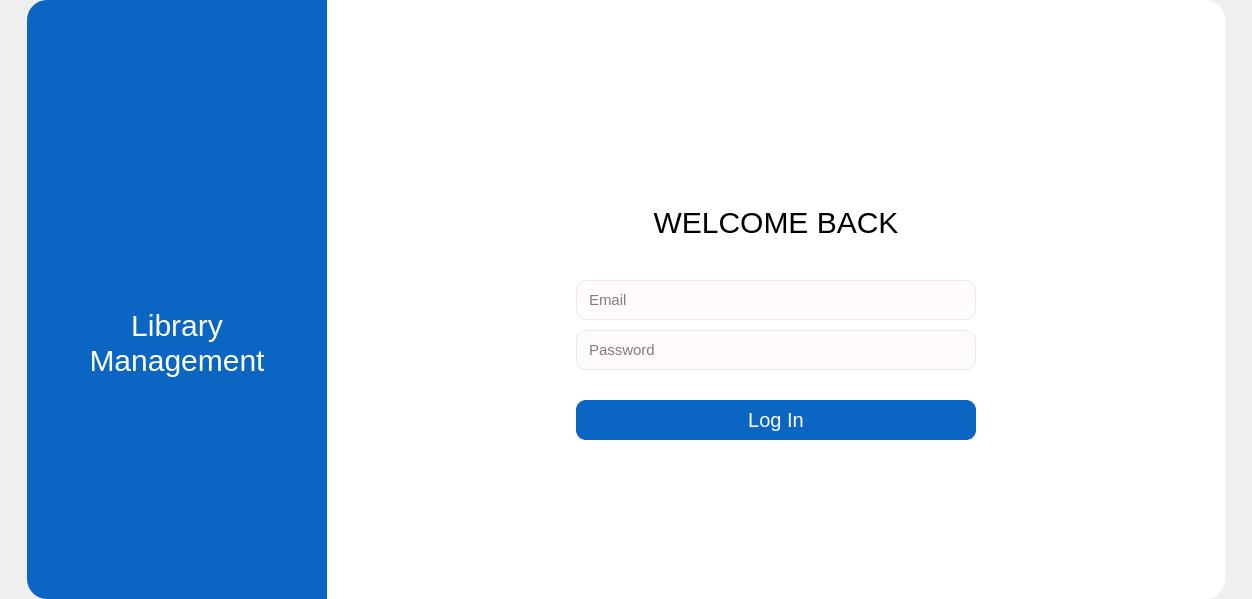
<?xml version="1.0" encoding="UTF-8"?>
<ui version="4.0">
 <class>MainWindow</class>
 <widget class="QMainWindow" name="MainWindow">
  <property name="geometry">
   <rect>
    <x>0</x>
    <y>0</y>
    <width>1252</width>
    <height>599</height>
   </rect>
  </property>
  <property name="windowTitle">
   <string>MainWindow</string>
  </property>
  <property name="styleSheet">
   <string notr="true">/*Set style for Title widget*/
#widgetTitle {
	background-color: #0A66C2;
	border-top-left-radius: 20px;
	border-bottom-left-radius: 20px;
}

#label_2, #label_3 {
	color: rgb(255, 255, 255);
	font-family: &quot;Righteous&quot;;
	font-size: 30px;
}

/*Set style for Log In widget*/
#widgetLogIn {
	background-color: rgb(255, 255, 255);
	border-top-right-radius: 20px;
	border-bottom-right-radius: 20px;
}

#label_4 {
	color: rgb(0, 0, 0);
	font-family: &quot;Neue Einstellung SemiBold&quot;;
	font-size: 30px;
}

#lblAccountInvalid {
	color: rgb(255, 0, 0);
	font-family: &quot;Montserrat SemiBold&quot;;
	font-size: 20px;
}

/*Set style for QLineEdit*/
#widgetLogIn QLineEdit {
	background-color: #FFFBFB;
	border: 1px solid #e5ebf0;
	border-radius: 10px;
	padding: 5px 10px;
	font-family: &quot;Montserrat Medium&quot;;
	font-size: 15px;
}

#widgetLogIn QLineEdit:focus {
	border-color: #0A66C2;
}

/*Set style for Log In button*/
#btnLogIn {
	background-color: #0A66C2;
	font-family: &quot;Montserrat SemiBold&quot;;
	font-size: 20px;
	border-radius: 10px;
	color: rgb(255, 255, 255);
}

#btnLogIn:pressed {
	padding-left: 15px;
}

#btnLogIn:hover, #btnLogIn:pressed {
	background-color: rgb(8, 88, 168);
}</string>
  </property>
  <widget class="QWidget" name="centralwidget">
   <layout class="QGridLayout" name="gridLayout">
    <property name="leftMargin">
     <number>0</number>
    </property>
    <property name="topMargin">
     <number>0</number>
    </property>
    <property name="rightMargin">
     <number>0</number>
    </property>
    <property name="bottomMargin">
     <number>0</number>
    </property>
    <property name="spacing">
     <number>0</number>
    </property>
    <item row="0" column="0">
     <spacer name="horizontalSpacer">
      <property name="orientation">
       <enum>Qt::Horizontal</enum>
      </property>
      <property name="sizeHint" stdset="0">
       <size>
        <width>24</width>
        <height>20</height>
       </size>
      </property>
     </spacer>
    </item>
    <item row="0" column="3">
     <spacer name="horizontalSpacer_2">
      <property name="orientation">
       <enum>Qt::Horizontal</enum>
      </property>
      <property name="sizeHint" stdset="0">
       <size>
        <width>24</width>
        <height>20</height>
       </size>
      </property>
     </spacer>
    </item>
    <item row="0" column="1">
     <widget class="QWidget" name="widgetTitle" native="true">
      <property name="minimumSize">
       <size>
        <width>300</width>
        <height>391</height>
       </size>
      </property>
      <property name="maximumSize">
       <size>
        <width>325</width>
        <height>605</height>
       </size>
      </property>
      <layout class="QVBoxLayout" name="verticalLayout_4">
       <item>
        <layout class="QVBoxLayout" name="verticalLayout_3">
         <item>
          <spacer name="verticalSpacer">
           <property name="orientation">
            <enum>Qt::Vertical</enum>
           </property>
           <property name="sizeHint" stdset="0">
            <size>
             <width>20</width>
             <height>103</height>
            </size>
           </property>
          </spacer>
         </item>
         <item>
          <layout class="QVBoxLayout" name="verticalLayout_2">
           <item>
            <layout class="QHBoxLayout" name="horizontalLayout">
             <item>
              <spacer name="horizontalSpacer_3">
               <property name="orientation">
                <enum>Qt::Horizontal</enum>
               </property>
               <property name="sizeHint" stdset="0">
                <size>
                 <width>40</width>
                 <height>20</height>
                </size>
               </property>
              </spacer>
             </item>
             <item>
              <widget class="QLabel" name="lblBook">
               <property name="minimumSize">
                <size>
                 <width>80</width>
                 <height>80</height>
                </size>
               </property>
               <property name="maximumSize">
                <size>
                 <width>150</width>
                 <height>150</height>
                </size>
               </property>
               <property name="text">
                <string/>
               </property>
               <property name="pixmap">
                <pixmap resource="../Ultilities/Res.qrc">:/Icon/Icon/book.png</pixmap>
               </property>
               <property name="scaledContents">
                <bool>true</bool>
               </property>
              </widget>
             </item>
             <item>
              <spacer name="horizontalSpacer_4">
               <property name="orientation">
                <enum>Qt::Horizontal</enum>
               </property>
               <property name="sizeHint" stdset="0">
                <size>
                 <width>40</width>
                 <height>20</height>
                </size>
               </property>
              </spacer>
             </item>
            </layout>
           </item>
           <item>
            <layout class="QVBoxLayout" name="verticalLayout">
             <property name="spacing">
              <number>0</number>
             </property>
             <item>
              <widget class="QLabel" name="label_2">
               <property name="text">
                <string>Library</string>
               </property>
               <property name="alignment">
                <set>Qt::AlignCenter</set>
               </property>
              </widget>
             </item>
             <item>
              <widget class="QLabel" name="label_3">
               <property name="text">
                <string>Management</string>
               </property>
               <property name="alignment">
                <set>Qt::AlignCenter</set>
               </property>
              </widget>
             </item>
            </layout>
           </item>
          </layout>
         </item>
         <item>
          <spacer name="verticalSpacer_2">
           <property name="orientation">
            <enum>Qt::Vertical</enum>
           </property>
           <property name="sizeHint" stdset="0">
            <size>
             <width>20</width>
             <height>102</height>
            </size>
           </property>
          </spacer>
         </item>
        </layout>
       </item>
      </layout>
     </widget>
    </item>
    <item row="0" column="2">
     <widget class="QWidget" name="widgetLogIn" native="true">
      <property name="minimumSize">
       <size>
        <width>898</width>
        <height>391</height>
       </size>
      </property>
      <property name="maximumSize">
       <size>
        <width>898</width>
        <height>605</height>
       </size>
      </property>
      <layout class="QGridLayout" name="gridLayout_2">
       <item row="1" column="1">
        <layout class="QVBoxLayout" name="verticalLayout_9">
         <property name="spacing">
          <number>40</number>
         </property>
         <item>
          <layout class="QVBoxLayout" name="verticalLayout_5">
           <property name="spacing">
            <number>3</number>
           </property>
           <item>
            <layout class="QHBoxLayout" name="horizontalLayout_2">
             <property name="spacing">
              <number>0</number>
             </property>
             <item>
              <spacer name="horizontalSpacer_5">
               <property name="orientation">
                <enum>Qt::Horizontal</enum>
               </property>
               <property name="sizeHint" stdset="0">
                <size>
                 <width>40</width>
                 <height>20</height>
                </size>
               </property>
              </spacer>
             </item>
             <item>
              <widget class="QLabel" name="label">
               <property name="minimumSize">
                <size>
                 <width>80</width>
                 <height>80</height>
                </size>
               </property>
               <property name="maximumSize">
                <size>
                 <width>150</width>
                 <height>150</height>
                </size>
               </property>
               <property name="text">
                <string/>
               </property>
               <property name="pixmap">
                <pixmap resource="../Ultilities/Res.qrc">:/Icon/Icon/book_2.png</pixmap>
               </property>
               <property name="scaledContents">
                <bool>true</bool>
               </property>
              </widget>
             </item>
             <item>
              <spacer name="horizontalSpacer_6">
               <property name="orientation">
                <enum>Qt::Horizontal</enum>
               </property>
               <property name="sizeHint" stdset="0">
                <size>
                 <width>40</width>
                 <height>20</height>
                </size>
               </property>
              </spacer>
             </item>
            </layout>
           </item>
           <item>
            <widget class="QLabel" name="label_4">
             <property name="text">
              <string>WELCOME BACK</string>
             </property>
             <property name="alignment">
              <set>Qt::AlignCenter</set>
             </property>
            </widget>
           </item>
          </layout>
         </item>
         <item>
          <layout class="QVBoxLayout" name="verticalLayout_8">
           <property name="spacing">
            <number>30</number>
           </property>
           <item>
            <layout class="QVBoxLayout" name="verticalLayout_6">
             <property name="spacing">
              <number>10</number>
             </property>
             <item>
              <widget class="QLineEdit" name="lineEditEmail">
               <property name="minimumSize">
                <size>
                 <width>400</width>
                 <height>40</height>
                </size>
               </property>
               <property name="placeholderText">
                <string>Email</string>
               </property>
               <property name="clearButtonEnabled">
                <bool>true</bool>
               </property>
              </widget>
             </item>
             <item>
              <widget class="QLineEdit" name="lineEditPassword">
               <property name="minimumSize">
                <size>
                 <width>400</width>
                 <height>40</height>
                </size>
               </property>
               <property name="echoMode">
                <enum>QLineEdit::Password</enum>
               </property>
               <property name="placeholderText">
                <string>Password</string>
               </property>
               <property name="clearButtonEnabled">
                <bool>true</bool>
               </property>
              </widget>
             </item>
            </layout>
           </item>
           <item>
            <layout class="QVBoxLayout" name="verticalLayout_7">
             <property name="spacing">
              <number>15</number>
             </property>
             <item>
              <widget class="QPushButton" name="btnLogIn">
               <property name="sizePolicy">
                <sizepolicy hsizetype="Minimum" vsizetype="Minimum">
                 <horstretch>0</horstretch>
                 <verstretch>0</verstretch>
                </sizepolicy>
               </property>
               <property name="minimumSize">
                <size>
                 <width>0</width>
                 <height>40</height>
                </size>
               </property>
               <property name="text">
                <string>Log In</string>
               </property>
              </widget>
             </item>
             <item>
              <widget class="QLabel" name="lblAccountInvalid">
               <property name="text">
                <string/>
               </property>
               <property name="alignment">
                <set>Qt::AlignCenter</set>
               </property>
              </widget>
             </item>
            </layout>
           </item>
          </layout>
         </item>
        </layout>
       </item>
       <item row="1" column="0">
        <spacer name="horizontalSpacer_8">
         <property name="orientation">
          <enum>Qt::Horizontal</enum>
         </property>
         <property name="sizeHint" stdset="0">
          <size>
           <width>228</width>
           <height>20</height>
          </size>
         </property>
        </spacer>
       </item>
       <item row="0" column="1">
        <spacer name="verticalSpacer_3">
         <property name="orientation">
          <enum>Qt::Vertical</enum>
         </property>
         <property name="sizeHint" stdset="0">
          <size>
           <width>20</width>
           <height>59</height>
          </size>
         </property>
        </spacer>
       </item>
       <item row="1" column="2">
        <spacer name="horizontalSpacer_7">
         <property name="orientation">
          <enum>Qt::Horizontal</enum>
         </property>
         <property name="sizeHint" stdset="0">
          <size>
           <width>228</width>
           <height>20</height>
          </size>
         </property>
        </spacer>
       </item>
       <item row="2" column="1">
        <spacer name="verticalSpacer_4">
         <property name="orientation">
          <enum>Qt::Vertical</enum>
         </property>
         <property name="sizeHint" stdset="0">
          <size>
           <width>20</width>
           <height>59</height>
          </size>
         </property>
        </spacer>
       </item>
      </layout>
     </widget>
    </item>
   </layout>
  </widget>
 </widget>
 <resources>
  <include location="../Ultilities/Res.qrc"/>
 </resources>
 <connections/>
</ui>
